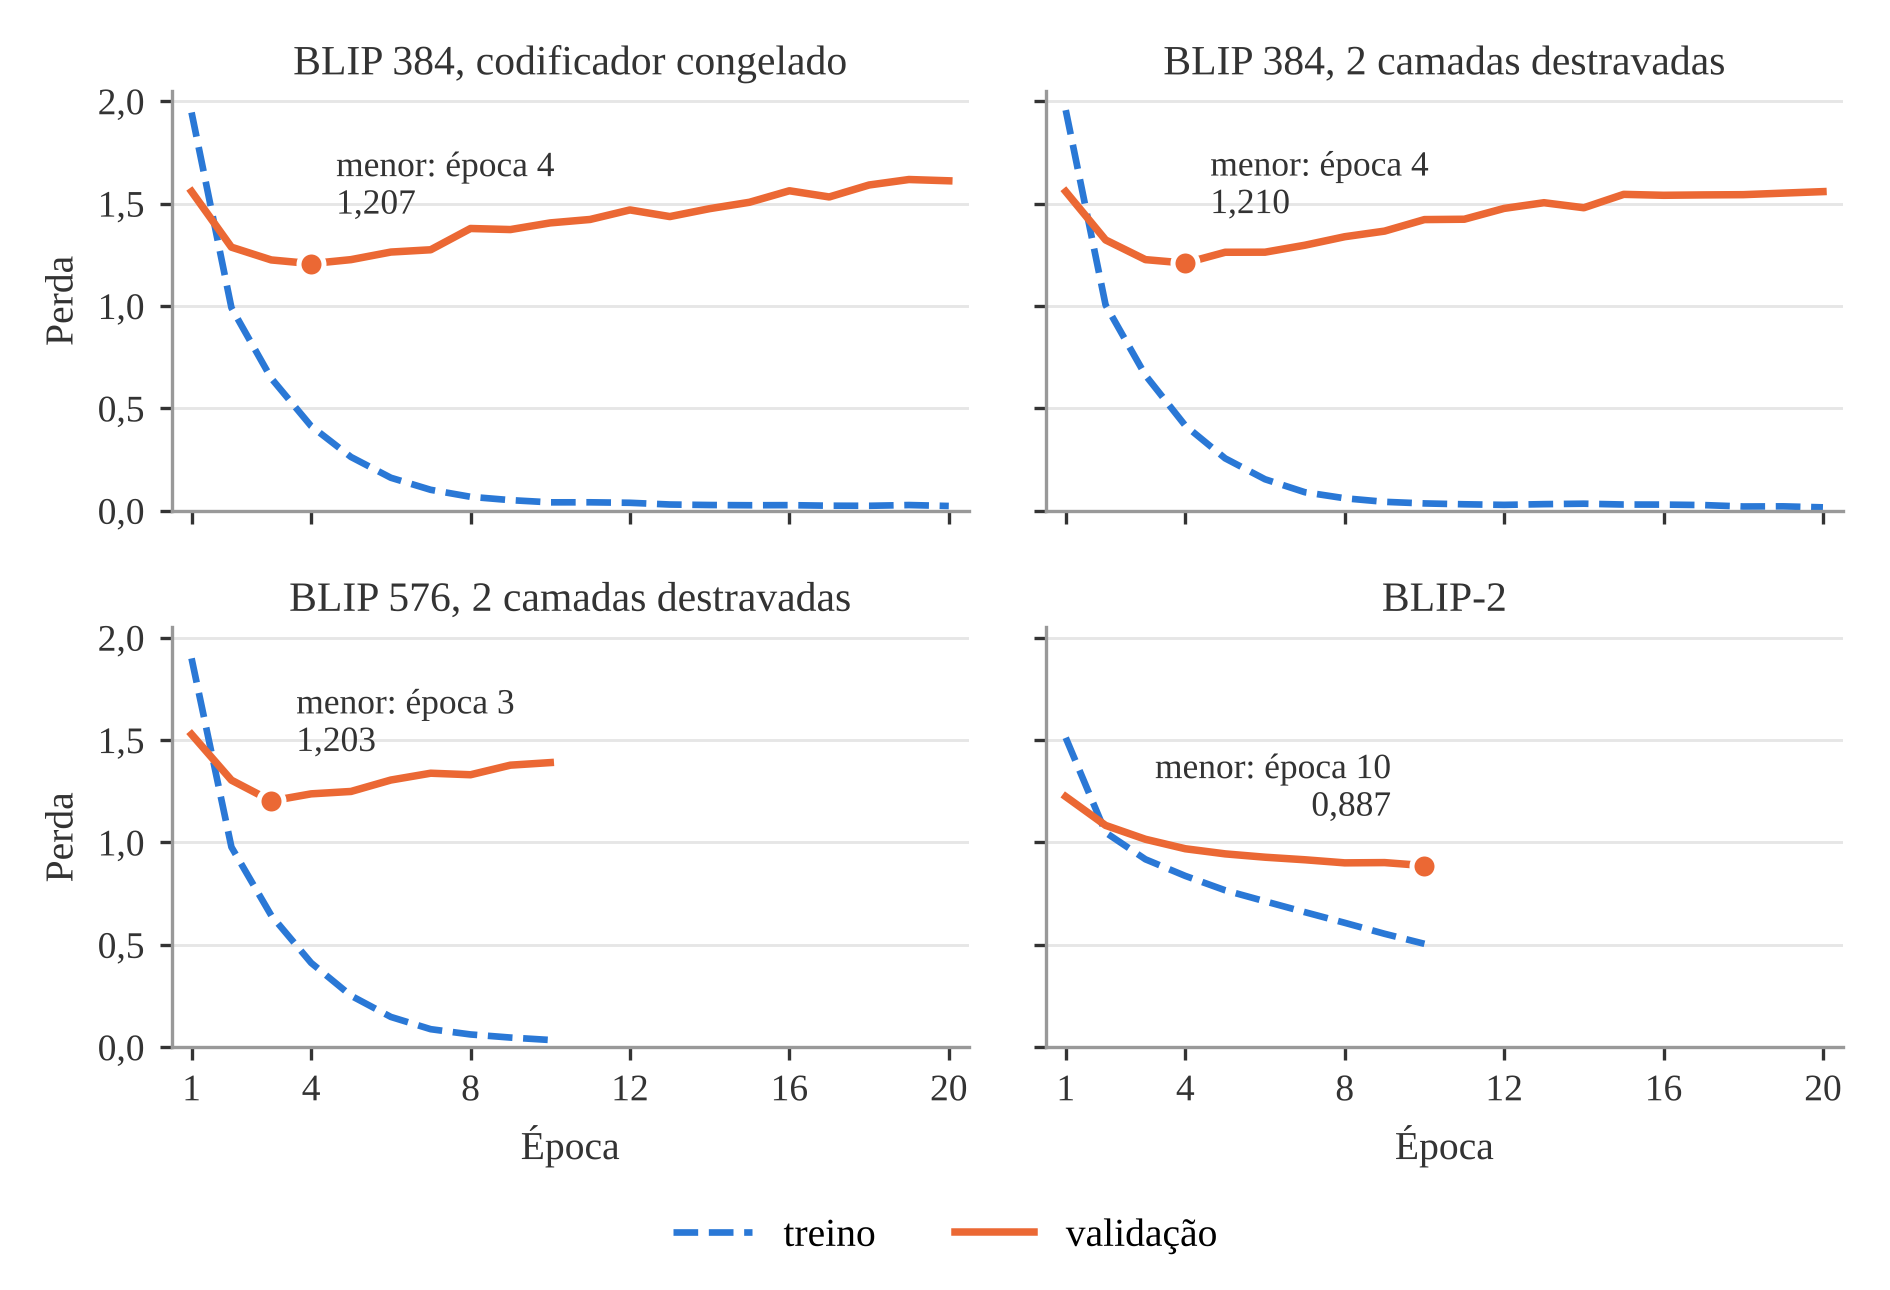

This chart was generated by the following Python code:
import json, glob
import matplotlib
matplotlib.use('Agg')
import matplotlib.pyplot as plt
plt.rcParams['font.family']='Liberation Serif'
U='docs/monografia/historico_antigo/'
runs=[('blip_384_congelado.json','BLIP 384, codificador congelado'),
      ('blip_384_2camadas.json','BLIP 384, 2 camadas destravadas'),
      ('blip_576_2camadas.json','BLIP 576, 2 camadas destravadas'),
      ('blip2_opt27b.json','BLIP-2')]
TR,VA='#2a78d6','#eb6834'; INK='#333333'; GRID='#e6e6e6'
fig,axs=plt.subplots(2,2,figsize=(6.3,4.3),sharex=True,sharey=True)
for ax,(f,title) in zip(axs.flat,runs):
    ep=json.load(open(U+f))['epochs']
    x=[e['epoch'] for e in ep]; tr=[e['train_loss'] for e in ep]; va=[e['val_loss'] for e in ep]
    ax.plot(x,tr,color=TR,lw=1.6,ls='--',label='treino')
    ax.plot(x,va,color=VA,lw=1.8,label='validação')
    b=min(range(len(va)),key=va.__getitem__)
    ax.plot(x[b],va[b],'o',ms=6,color=VA,mec='white',mew=1.2,zorder=5)
    ax.annotate(f'menor: época {x[b]}\n{va[b]:.3f}'.replace('.',','),(x[b],va[b]),xytext=(6,12) if x[b]<8 else (-8,12),
                textcoords='offset points',ha='left' if x[b]<8 else 'right',fontsize=8.5,color=INK)
    ax.set_title(title,fontsize=10,color=INK,pad=4)
    ax.set_xlim(0.5,20.5); ax.set_ylim(0,2.05); ax.set_xticks([1,4,8,12,16,20])
    ax.grid(axis='y',color=GRID,lw=0.7); ax.set_axisbelow(True)
    for s in ('top','right'): ax.spines[s].set_visible(False)
    for s in ('left','bottom'): ax.spines[s].set_color('#999999')
    ax.tick_params(colors=INK,labelsize=9,length=3)
    ax.yaxis.set_major_formatter(matplotlib.ticker.FuncFormatter(lambda v,_: f'{v:.1f}'.replace('.',',')))
for ax in axs[1]: ax.set_xlabel('Época',fontsize=9.5,color=INK)
for ax in axs[:,0]: ax.set_ylabel('Perda',fontsize=9.5,color=INK)
h,l=axs[0,0].get_legend_handles_labels()
fig.legend(h,l,loc='lower center',ncol=2,frameon=False,fontsize=9.5,bbox_to_anchor=(0.5,0.0))
fig.tight_layout(rect=(0,0.06,1,1),h_pad=1.2,w_pad=1.5)
fig.savefig('figura-perdas-por-epoca.png',dpi=300)
